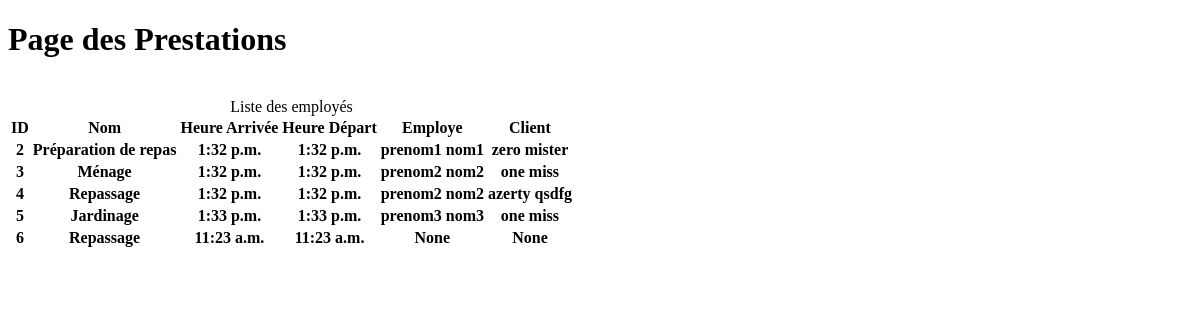
/prestations/, run on an earlier commit of the app's database.
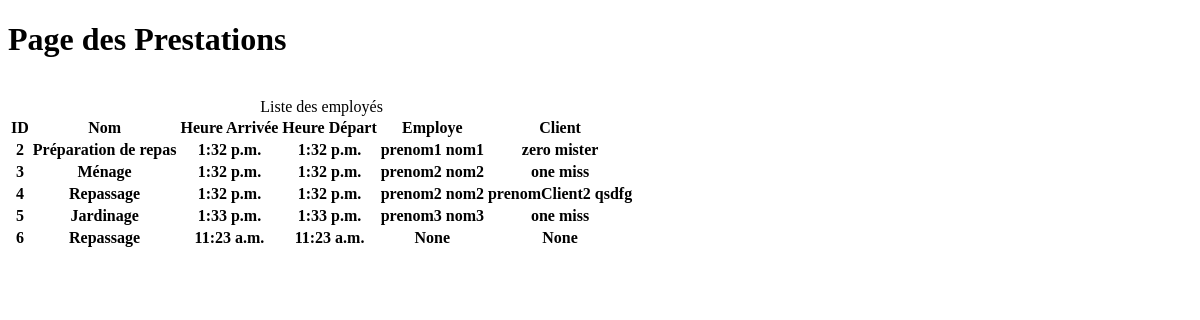
And on a later commit of the database.
### prestations/models.py (models this page shows, shortened)
class Prestation(models.Model):
    nomPrestation = models.CharField(max_length=200)
    heureArrivee = models.TimeField(auto_now_add=True, null=True)
    heureDepart = models.TimeField(auto_now_add=True, null=True)
    employe =models.ForeignKey(Employe,null=True, on_delete=models.SET_NULL)
    client = models.ForeignKey(Client, null=True, on_delete=models.SET_NULL)

### clients/models.py (models this page shows, shortened)
class Client(models.Model):
    prenomClient = models.CharField(max_length=200, null=True)
    nomClient = models.CharField(max_length=200, null=True)
    ageClient = models.IntegerField(null=True)
    emailClient = models.CharField(max_length=200, null=True)
    telClient = models.CharField(max_length=15, null=True)
    rueClient = models.CharField(max_length=60, null=True)
    complementAdresseClient = models.CharField(max_length=100, null=True)
    villeClient = models.CharField(max_length=200, null=True)
    cpClient = models.CharField(max_length=8, null=True)
    qr_code = models.ImageField(upload_to='qr_codes', blank=True)
    codeClient = models.CharField(max_length=50, null=True)
    def __str__(self):
        mot = str(self.prenomClient + "\n")
        mot = mot + str(self.nomClient)
        return mot

### employes/models.py (models this page shows)
class Employe(models.Model):
    prenomEmploye = models.CharField(max_length=200, null=True)
    nomEmploye = models.CharField(max_length=200, null=True)
    emailEmploye = models.CharField(max_length=200, null=True)
    telEmploye = models.CharField(max_length=200, null=True)
    def __str__(self):
       mot = str(self.prenomEmploye + "\n")
       mot = mot + str(self.nomEmploye)
       return mot

### prestations/views.py (the view)
# urls.py: path('prestations/', views.prestation),
def prestation(request):
    prestation = Prestation.objects.all()
    context ={'prestations':prestation}
    return render(request,'prestations/prestations.html',context)

### templates/prestations/prestations.html (shortened to what this page needs)
<!DOCTYPE html>
<html lang="en">
<head>
</head>
<body>
<h1>Page des Prestations</h1>
<br>
<table>
    <caption>Liste des employés</caption>
    <tr>
        <th>ID</th>
        <th>Nom</th>
        <th>Heure Arrivée</th>
        <th>Heure Départ</th>
        <th>Employe</th>
        <th>Client</th>
    </tr>
     {% for prestation in prestations %}
    <tr>
        <th>{{ prestation.id }}</th>
        <th>{{ prestation.nomPrestation }}</th>
        <th>{{ prestation.heureArrivee }}</th>
        <th>{{ prestation.heureDepart }}</th>
        <th>{{ prestation.employe }}</th>
        <th>{{ prestation.client }}</th>
    </tr>
    {% endfor %}
</table>
</body>
</html>

What changed in the data, as far as the page shows it:
changed through a linked row, Prestation id 4: client "azerty qsdfg" → "prenomClient2 qsdfg"
